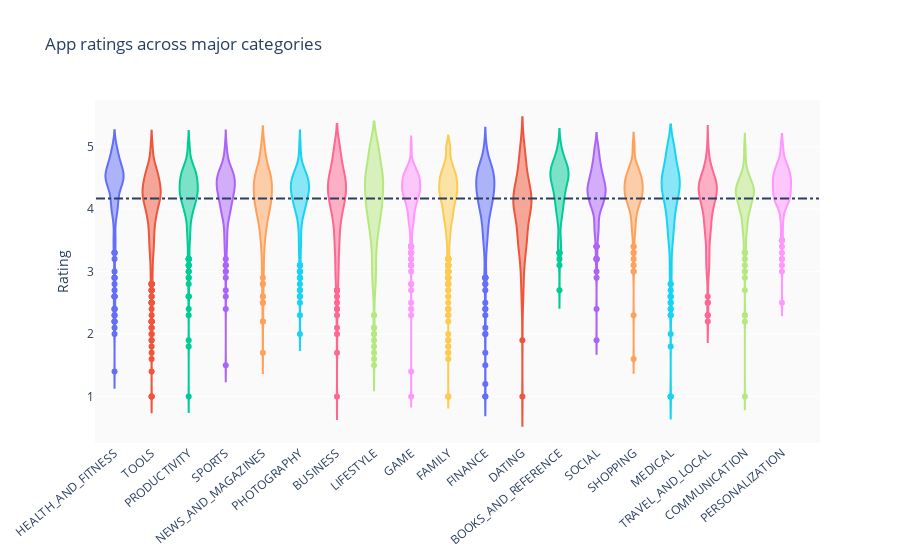

The code cell stored with this chart in its notebook:
### Markdown cell above
## Best performing categories

### Code cell
groups = df.groupby('Category').filter(lambda x: len(x) >= 170).reset_index()
#print(type(groups.item.['BUSINESS']))
print('Average rating = ', np.nanmean(list(groups.Rating)))
#print(len(groups.loc[df.Category == 'DATING']))
c = ['hsl('+str(h)+',50%'+',50%)' for h in np.linspace(0, 720, len(set(groups.Category)))]


#df_sorted = df.groupby('Category').agg({'Rating':'median'}).reset_index().sort_values(by='Rating', ascending=False)
#print(df_sorted)

layout = {'title' : 'App ratings across major categories',
        'xaxis': {'tickangle':-40},
        'yaxis': {'title': 'Rating'},
          'plot_bgcolor': 'rgb(250,250,250)',
          'shapes': [{
              'type' :'line',
              'x0': -.5,
              'y0': np.nanmean(list(groups.Rating)),
              'x1': 19,
              'y1': np.nanmean(list(groups.Rating)),
              'line': { 'dash': 'dashdot'}
          }]
          }

data = [{
    'y': df.loc[df.Category==category]['Rating'], 
    'type':'violin',
    'name' : category,
    'showlegend':False,
    #'marker': {'color': 'Set2'},
    } for i,category in enumerate(list(set(groups.Category)))]



plotly.offline.iplot({'data': data, 'layout': layout})

### Figure 1 — Plotly figure (JSON) as saved in the notebook; plotly's stock layout.template omitted (floating-point values rounded to 4 significant figures; data arrays with more than 128 entries replaced by an {"elided": "..."} marker saying what was removed)
{"data": [{"name": "HEALTH_AND_FITNESS", "showlegend": false, "type": "violin", "y": {"elided": "288 float values"}}, {"name": "TOOLS", "showlegend": false, "type": "violin", "y": {"elided": "827 float values"}}, {"name": "PRODUCTIVITY", "showlegend": false, "type": "violin", "y": {"elided": "374 float values"}}, {"name": "SPORTS", "showlegend": false, "type": "violin", "y": {"elided": "325 float values"}}, {"name": "NEWS_AND_MAGAZINES", "showlegend": false, "type": "violin", "y": {"elided": "254 float values"}}, {"name": "PHOTOGRAPHY", "showlegend": false, "type": "violin", "y": {"elided": "281 float values"}}, {"name": "BUSINESS", "showlegend": false, "type": "violin", "y": {"elided": "420 float values"}}, {"name": "LIFESTYLE", "showlegend": false, "type": "violin", "y": {"elided": "369 float values"}}, {"name": "GAME", "showlegend": false, "type": "violin", "y": {"elided": "959 float values"}}, {"name": "FAMILY", "showlegend": false, "type": "violin", "y": {"elided": "1832 float values"}}, {"name": "FINANCE", "showlegend": false, "type": "violin", "y": {"elided": "345 float values"}}, {"name": "DATING", "showlegend": false, "type": "violin", "y": {"elided": "171 float values"}}, {"name": "BOOKS_AND_REFERENCE", "showlegend": false, "type": "violin", "y": {"elided": "222 float values"}}, {"name": "SOCIAL", "showlegend": false, "type": "violin", "y": {"elided": "239 float values"}}, {"name": "SHOPPING", "showlegend": false, "type": "violin", "y": {"elided": "202 float values"}}, {"name": "MEDICAL", "showlegend": false, "type": "violin", "y": {"elided": "395 float values"}}, {"name": "TRAVEL_AND_LOCAL", "showlegend": false, "type": "violin", "y": {"elided": "219 float values"}}, {"name": "COMMUNICATION", "showlegend": false, "type": "violin", "y": {"elided": "315 float values"}}, {"name": "PERSONALIZATION", "showlegend": false, "type": "violin", "y": {"elided": "376 float values"}}], "layout": {"plot_bgcolor": "rgb(250,250,250)", "shapes": [{"line": {"dash": "dashdot"}, "type": "line", "x0": -0.5, "x1": 19, "y0": 4.17, "y1": 4.17}], "title": {"text": "App ratings across major categories"}, "xaxis": {"tickangle": -40}, "yaxis": {"title": {"text": "Rating"}}}}
